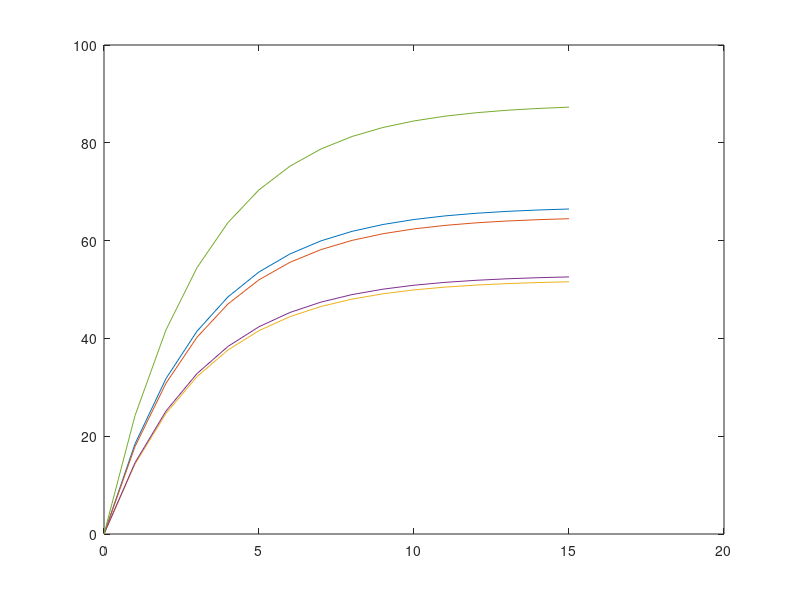

The MATLAB script that drew this image:
clc 
close all 
clear
%%

A = [0.67 0.65 0.52 0.53 0.88];
Bc = [0.17 0.07 0.19 0.14 0.15];




Fz = [100 1000];

B = 1.01*(100/Fz(1))*exp(0.14)-0.8401;
alpha = 0:15;
for i = 1:length(A)
        for k = 1:length(alpha)
            Fy(i,k) = (A(i)*(1-exp(-B(1)*alpha(k))) * Fz(1));
        end
end


figure 
plot(alpha(:),Fy(:,:))
